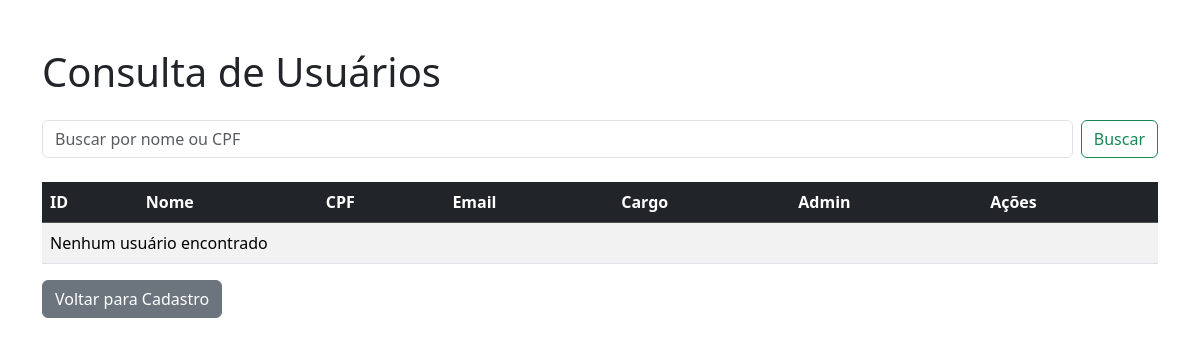
Page /Login/consulta.login.php on the earlier database version.
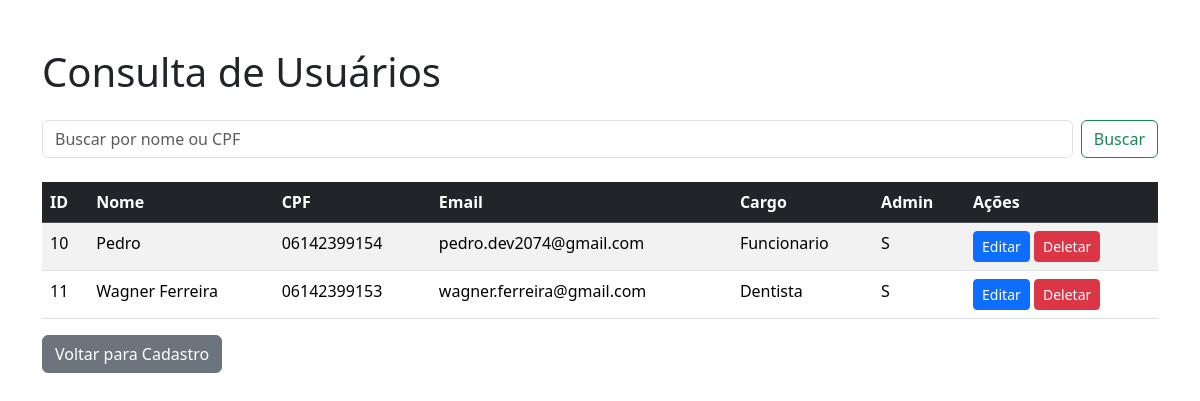
Same page on the later database version.
### tables this page shows
CREATE TABLE `usuarios` (
  `id_usuario` int(11) NOT NULL,
  `cpf` char(11) NOT NULL,
  `senha` varchar(15) NOT NULL,
  `cargo` varchar(20) NOT NULL,
  `id_dentista` int(11) DEFAULT NULL,
  `id_secretaria` int(11) DEFAULT NULL,
  `admin` char(1) DEFAULT NULL
);

### Login/consulta.login.php (the view, shortened to what this page needs)
<?php
include '../conexao.php';
$search = isset($_GET['search']) ? $_GET['search'] : '';
?>
<!DOCTYPE html>
<html lang="pt-br">
<head>
    <link href="https://cdn.jsdelivr.net/npm/bootstrap@5.3.3/dist/css/bootstrap.min.css" rel="stylesheet">
</head>
<body>
    <div class="container mt-5">
        <h1 class="mb-4">Consulta de Usuários</h1>
        <form class="d-flex mb-4" action="consulta.login.php" method="GET">
            <input class="form-control me-2" type="search" name="search" placeholder="Buscar por nome ou CPF" aria-label="Search" value="<?php echo htmlspecialchars($search); ?>">
            <button class="btn btn-outline-success" type="submit">Buscar</button>
        </form>
        <table class="table table-striped table-hover">
            <thead class="table-dark">
                <tr>
                    <th>ID</th>
                    <th>Nome</th>
                    <th>CPF</th>
                    <th>Email</th>
                    <th>Cargo</th>
                    <th>Admin</th>
                    <th>Ações</th>
                </tr>
            </thead>
            <tbody>
                <?php
                $sql = "SELECT u.id_usuario, u.cpf, u.senha, u.cargo, u.admin,
                               COALESCE(d.nome, s.nome) AS nome,
                               COALESCE(d.email, s.email) AS email
                        FROM usuarios u
                        LEFT JOIN dentista d ON u.id_dentista = d.id_dentista
                        LEFT JOIN secretaria s ON u.id_secretaria = s.id_secretaria
                        WHERE d.nome LIKE ? OR s.nome LIKE ? OR u.cpf LIKE ?
                        ORDER BY nome ASC";
                $stmt = $mysqli->prepare($sql);
                $searchParam = "%$search%";
                $stmt->bind_param("sss", $searchParam, $searchParam, $searchParam);
                $stmt->execute();
                $result = $stmt->get_result();
                if ($result->num_rows > 0) {
                    while ($row = $result->fetch_assoc()) {
                        echo "<tr>";
                        echo "<td>" . htmlspecialchars($row["id_usuario"]) . "</td>";
                        echo "<td>" . htmlspecialchars($row["nome"]) . "</td>";
                        echo "<td>" . htmlspecialchars($row["cpf"]) . "</td>";
                        echo "<td>" . htmlspecialchars($row["email"]) . "</td>";
                        echo "<td>" . htmlspecialchars($row["cargo"]) . "</td>";
                        echo "<td>" . htmlspecialchars($row["admin"]) . "</td>";
                        echo "<td>
                                <button class='btn btn-primary btn-sm' onclick='editUser(" . json_encode($row) . ")'>Editar</button>
                                <form style='display:inline;' method='get' action='consulta.login.php'>
                                    <input type='hidden' name='delete' value='" . $row["id_usuario"] . "'>
                                    <button type='submit' class='btn btn-danger btn-sm' onclick='return confirm(\"Tem certeza que deseja deletar este usuário?\")'>Deletar</button>
                                </form>
                              </td>";
                        echo "</tr>";
                    }
                } else {
                    echo "<tr><td colspan='7'>Nenhum usuário encontrado</td></tr>";
                }
                ?>
            </tbody>
        </table>
        <div class="mb-4">
            <a href="cadastro_login.php" class="btn btn-secondary">Voltar para Cadastro</a>
        </div>
    </div>
</body>
</html>

Differences in the rows shown:
added usuarios: id_usuario "10", nome "Pedro", cpf "06142399154", email "pedro.dev2074@gmail.com", cargo "Funcionario", admin "S"
added usuarios: id_usuario "11", nome "Wagner Ferreira", cpf "06142399153", email "wagner.ferreira@gmail.com", cargo "Dentista", admin "S"
Other differences:
text no longer shown: "Nenhum usuário encontrado"
